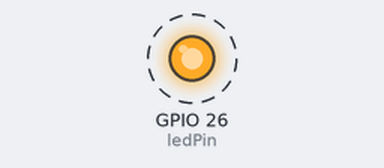
Simulated run of this program. Board: Raspberry Pi (BCM pin numbers). On the bench: output pins drawn as LEDs (lit = HIGH). Dashed ring = blinking. What the program prints to the terminal is not drawn. At 5.0 s the program stops and its outputs stay as they are.

Above: at 0.2 s.
Timing chart, 0 to 3.0 s (numbered marks = the images above):
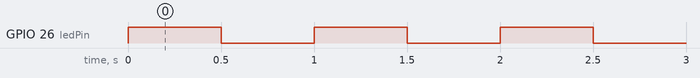

Measured:
- by itself, GPIO 26 (ledPin): alternates HIGH for 0.50 s and LOW for 0.50 s, 10 changes in all, then stays LOW

The program:

blink.py
```python
#import Pi GPIO and time modules
import RPi.GPIO as GPIO
import time

#set up GPIO numbering and turn off warnings (don't worry if you don't understand this right now)
GPIO.setmode(GPIO.BCM)
GPIO.setwarnings(True)

#set up which pin to control the LED from and set it to output
ledPin = 26
GPIO.setup(ledPin, GPIO.OUT)

for i in range(5):
    print("LED turning on")
    GPIO.output(ledPin, GPIO.HIGH)
    time.sleep(0.5)
    print("LED turning off")
    GPIO.output(ledPin, GPIO.LOW)
    time.sleep(0.5)
```
